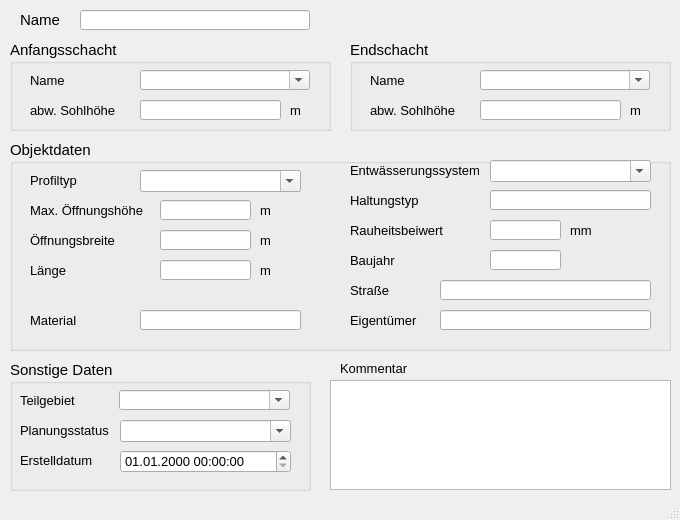
<?xml version="1.0" encoding="UTF-8"?>
<ui version="4.0">
 <class>MainWindow</class>
 <widget class="QMainWindow" name="MainWindow">
  <property name="enabled">
   <bool>true</bool>
  </property>
  <property name="geometry">
   <rect>
    <x>0</x>
    <y>0</y>
    <width>680</width>
    <height>520</height>
   </rect>
  </property>
  <property name="sizePolicy">
   <sizepolicy hsizetype="Preferred" vsizetype="Preferred">
    <horstretch>0</horstretch>
    <verstretch>0</verstretch>
   </sizepolicy>
  </property>
  <property name="minimumSize">
   <size>
    <width>680</width>
    <height>520</height>
   </size>
  </property>
  <property name="maximumSize">
   <size>
    <width>16777215</width>
    <height>16777215</height>
   </size>
  </property>
  <property name="baseSize">
   <size>
    <width>0</width>
    <height>0</height>
   </size>
  </property>
  <property name="font">
   <font>
    <family>Tahoma</family>
    <pointsize>10</pointsize>
   </font>
  </property>
  <property name="windowTitle">
   <string>Grund-/Seitenauslass</string>
  </property>
  <widget class="QWidget" name="centralwidget">
   <widget class="QTextEdit" name="kommentar">
    <property name="geometry">
     <rect>
      <x>330</x>
      <y>380</y>
      <width>341</width>
      <height>110</height>
     </rect>
    </property>
    <property name="font">
     <font>
      <family>Tahoma</family>
      <pointsize>10</pointsize>
     </font>
    </property>
    <property name="toolTip">
     <string>&lt;html&gt;&lt;head/&gt;&lt;body&gt;&lt;p&gt;&lt;span style=&quot; font-family:'Calibri','sans-serif';&quot;&gt;Platz für eigene Kommentare.&lt;/span&gt;&lt;/p&gt;&lt;/body&gt;&lt;/html&gt;</string>
    </property>
    <property name="statusTip">
     <string>Platz für eigene Kommentare.</string>
    </property>
   </widget>
   <widget class="QLabel" name="label_22">
    <property name="geometry">
     <rect>
      <x>340</x>
      <y>360</y>
      <width>81</width>
      <height>16</height>
     </rect>
    </property>
    <property name="font">
     <font>
      <family>Tahoma</family>
      <pointsize>10</pointsize>
     </font>
    </property>
    <property name="text">
     <string>Kommentar</string>
    </property>
   </widget>
   <widget class="QLabel" name="label">
    <property name="geometry">
     <rect>
      <x>20</x>
      <y>10</y>
      <width>40</width>
      <height>20</height>
     </rect>
    </property>
    <property name="font">
     <font>
      <family>Tahoma</family>
      <pointsize>11</pointsize>
     </font>
    </property>
    <property name="text">
     <string>Name</string>
    </property>
   </widget>
   <widget class="QLineEdit" name="haltnam">
    <property name="geometry">
     <rect>
      <x>80</x>
      <y>10</y>
      <width>230</width>
      <height>20</height>
     </rect>
    </property>
    <property name="font">
     <font>
      <family>Tahoma</family>
      <pointsize>11</pointsize>
     </font>
    </property>
    <property name="toolTip">
     <string>&lt;html&gt;&lt;head/&gt;&lt;body&gt;&lt;p&gt;Eindeutige Bezeichnung&lt;/p&gt;&lt;/body&gt;&lt;/html&gt;</string>
    </property>
    <property name="statusTip">
     <string>Eindeutige Bezeichnung</string>
    </property>
   </widget>
   <widget class="QGroupBox" name="groupBox_3">
    <property name="geometry">
     <rect>
      <x>10</x>
      <y>360</y>
      <width>301</width>
      <height>131</height>
     </rect>
    </property>
    <property name="font">
     <font>
      <family>Tahoma</family>
      <pointsize>11</pointsize>
     </font>
    </property>
    <property name="title">
     <string>Sonstige Daten</string>
    </property>
    <widget class="QComboBox" name="teilgebiet">
     <property name="geometry">
      <rect>
       <x>109</x>
       <y>30</y>
       <width>171</width>
       <height>20</height>
      </rect>
     </property>
     <property name="font">
      <font>
       <family>Tahoma</family>
       <pointsize>10</pointsize>
      </font>
     </property>
     <property name="toolTip">
      <string>&lt;html&gt;&lt;head/&gt;&lt;body&gt;&lt;p&gt;zur Zuordnung auf ein selbstständig festgelegtes Teilgebiet&lt;/p&gt;&lt;/body&gt;&lt;/html&gt;</string>
     </property>
     <property name="statusTip">
      <string>zur Zuordnung auf ein selbstständig festgelegtes Teilgebiet</string>
     </property>
     <property name="editable">
      <bool>true</bool>
     </property>
    </widget>
    <widget class="QLabel" name="label_11">
     <property name="geometry">
      <rect>
       <x>10</x>
       <y>30</y>
       <width>71</width>
       <height>20</height>
      </rect>
     </property>
     <property name="font">
      <font>
       <family>Tahoma</family>
       <pointsize>10</pointsize>
      </font>
     </property>
     <property name="text">
      <string>Teilgebiet</string>
     </property>
     <property name="buddy">
      <cstring>simstatus</cstring>
     </property>
    </widget>
    <widget class="QComboBox" name="simstatus">
     <property name="geometry">
      <rect>
       <x>110</x>
       <y>60</y>
       <width>171</width>
       <height>22</height>
      </rect>
     </property>
     <property name="font">
      <font>
       <family>Tahoma</family>
       <pointsize>10</pointsize>
      </font>
     </property>
     <property name="toolTip">
      <string>&lt;html&gt;&lt;head/&gt;&lt;body&gt;&lt;p&gt;&lt;span style=&quot; font-family:'Calibri','sans-serif';&quot;&gt;aktueller Status (z.B. vorhanden, in Planung etc.)&lt;/span&gt;&lt;/p&gt;&lt;/body&gt;&lt;/html&gt;</string>
     </property>
     <property name="statusTip">
      <string>aktueller Status (z.B. vorhanden, in Planung etc.)</string>
     </property>
     <property name="editable">
      <bool>true</bool>
     </property>
    </widget>
    <widget class="QgsDateTimeEdit" name="createdat">
     <property name="geometry">
      <rect>
       <x>110</x>
       <y>90</y>
       <width>171</width>
       <height>23</height>
      </rect>
     </property>
     <property name="font">
      <font>
       <family>Tahoma</family>
       <pointsize>10</pointsize>
      </font>
     </property>
     <property name="currentSection">
      <enum>QDateTimeEdit::DaySection</enum>
     </property>
     <property name="displayFormat">
      <string>dd.MM.yyyy HH:mm:ss</string>
     </property>
    </widget>
    <widget class="QLabel" name="label_10">
     <property name="geometry">
      <rect>
       <x>10</x>
       <y>60</y>
       <width>111</width>
       <height>21</height>
      </rect>
     </property>
     <property name="font">
      <font>
       <family>Tahoma</family>
       <pointsize>10</pointsize>
      </font>
     </property>
     <property name="text">
      <string>Planungsstatus</string>
     </property>
     <property name="buddy">
      <cstring>simstatus</cstring>
     </property>
    </widget>
    <widget class="QLabel" name="label_71">
     <property name="geometry">
      <rect>
       <x>10</x>
       <y>90</y>
       <width>151</width>
       <height>21</height>
      </rect>
     </property>
     <property name="font">
      <font>
       <family>Tahoma</family>
       <pointsize>10</pointsize>
      </font>
     </property>
     <property name="text">
      <string>Erstelldatum</string>
     </property>
    </widget>
   </widget>
   <widget class="QGroupBox" name="groupBox_5">
    <property name="geometry">
     <rect>
      <x>350</x>
      <y>40</y>
      <width>321</width>
      <height>91</height>
     </rect>
    </property>
    <property name="font">
     <font>
      <family>Tahoma</family>
      <pointsize>11</pointsize>
     </font>
    </property>
    <property name="title">
     <string>Endschacht</string>
    </property>
    <widget class="QComboBox" name="schunten">
     <property name="geometry">
      <rect>
       <x>130</x>
       <y>30</y>
       <width>170</width>
       <height>20</height>
      </rect>
     </property>
     <property name="font">
      <font>
       <family>Tahoma</family>
       <pointsize>10</pointsize>
      </font>
     </property>
     <property name="toolTip">
      <string>&lt;html&gt;&lt;head/&gt;&lt;body&gt;&lt;p&gt;Name des unteren Schachts&lt;/p&gt;&lt;/body&gt;&lt;/html&gt;</string>
     </property>
     <property name="statusTip">
      <string>Name des unteren Schachts</string>
     </property>
     <property name="editable">
      <bool>true</bool>
     </property>
    </widget>
    <widget class="QLabel" name="label_9">
     <property name="geometry">
      <rect>
       <x>20</x>
       <y>30</y>
       <width>100</width>
       <height>20</height>
      </rect>
     </property>
     <property name="font">
      <font>
       <family>Tahoma</family>
       <pointsize>10</pointsize>
      </font>
     </property>
     <property name="text">
      <string>Name</string>
     </property>
    </widget>
    <widget class="QLabel" name="label_29">
     <property name="geometry">
      <rect>
       <x>20</x>
       <y>60</y>
       <width>91</width>
       <height>21</height>
      </rect>
     </property>
     <property name="font">
      <font>
       <family>Tahoma</family>
       <pointsize>10</pointsize>
      </font>
     </property>
     <property name="text">
      <string>abw. Sohlhöhe</string>
     </property>
    </widget>
    <widget class="QLineEdit" name="sohleunten">
     <property name="geometry">
      <rect>
       <x>130</x>
       <y>60</y>
       <width>141</width>
       <height>20</height>
      </rect>
     </property>
     <property name="font">
      <font>
       <family>Tahoma</family>
       <pointsize>10</pointsize>
      </font>
     </property>
     <property name="toolTip">
      <string>&lt;html&gt;&lt;head/&gt;&lt;body&gt;&lt;p&gt;von Schachtsohle abweichende Sohlhöhe&lt;/p&gt;&lt;/body&gt;&lt;/html&gt;</string>
     </property>
     <property name="statusTip">
      <string>von Schachtsohle abweichende Sohlhöhe</string>
     </property>
    </widget>
    <widget class="QLabel" name="label_19">
     <property name="geometry">
      <rect>
       <x>280</x>
       <y>60</y>
       <width>21</width>
       <height>21</height>
      </rect>
     </property>
     <property name="font">
      <font>
       <family>Tahoma</family>
       <pointsize>10</pointsize>
      </font>
     </property>
     <property name="text">
      <string>m</string>
     </property>
    </widget>
   </widget>
   <widget class="QGroupBox" name="groupBox_4">
    <property name="geometry">
     <rect>
      <x>10</x>
      <y>40</y>
      <width>321</width>
      <height>91</height>
     </rect>
    </property>
    <property name="font">
     <font>
      <family>Tahoma</family>
      <pointsize>11</pointsize>
     </font>
    </property>
    <property name="title">
     <string>Anfangsschacht</string>
    </property>
    <widget class="QComboBox" name="schoben">
     <property name="geometry">
      <rect>
       <x>130</x>
       <y>30</y>
       <width>170</width>
       <height>20</height>
      </rect>
     </property>
     <property name="font">
      <font>
       <family>Tahoma</family>
       <pointsize>10</pointsize>
      </font>
     </property>
     <property name="toolTip">
      <string>&lt;html&gt;&lt;head/&gt;&lt;body&gt;&lt;p&gt;Name des oberen Schachts&lt;/p&gt;&lt;/body&gt;&lt;/html&gt;</string>
     </property>
     <property name="statusTip">
      <string>Name des oberen Schachts</string>
     </property>
     <property name="editable">
      <bool>true</bool>
     </property>
    </widget>
    <widget class="QLabel" name="label_3">
     <property name="geometry">
      <rect>
       <x>20</x>
       <y>30</y>
       <width>90</width>
       <height>20</height>
      </rect>
     </property>
     <property name="font">
      <font>
       <family>Tahoma</family>
       <pointsize>10</pointsize>
      </font>
     </property>
     <property name="text">
      <string>Name</string>
     </property>
    </widget>
    <widget class="QLabel" name="label_28">
     <property name="geometry">
      <rect>
       <x>20</x>
       <y>60</y>
       <width>101</width>
       <height>21</height>
      </rect>
     </property>
     <property name="font">
      <font>
       <family>Tahoma</family>
       <pointsize>10</pointsize>
      </font>
     </property>
     <property name="text">
      <string>abw. Sohlhöhe</string>
     </property>
    </widget>
    <widget class="QLabel" name="label_18">
     <property name="geometry">
      <rect>
       <x>280</x>
       <y>60</y>
       <width>21</width>
       <height>21</height>
      </rect>
     </property>
     <property name="font">
      <font>
       <family>Tahoma</family>
       <pointsize>10</pointsize>
      </font>
     </property>
     <property name="text">
      <string>m</string>
     </property>
    </widget>
    <widget class="QLineEdit" name="sohleoben">
     <property name="geometry">
      <rect>
       <x>130</x>
       <y>60</y>
       <width>141</width>
       <height>20</height>
      </rect>
     </property>
     <property name="font">
      <font>
       <family>Tahoma</family>
       <pointsize>10</pointsize>
      </font>
     </property>
     <property name="toolTip">
      <string>&lt;html&gt;&lt;head/&gt;&lt;body&gt;&lt;p&gt;von Schachtsohle abweichende Sohlhöhe&lt;/p&gt;&lt;/body&gt;&lt;/html&gt;</string>
     </property>
     <property name="statusTip">
      <string>von Schachtsohle abweichende Sohlhöhe</string>
     </property>
    </widget>
   </widget>
   <widget class="QGroupBox" name="groupBox_6">
    <property name="geometry">
     <rect>
      <x>10</x>
      <y>140</y>
      <width>661</width>
      <height>211</height>
     </rect>
    </property>
    <property name="font">
     <font>
      <family>Tahoma</family>
      <pointsize>11</pointsize>
     </font>
    </property>
    <property name="title">
     <string>Objektdaten</string>
    </property>
    <widget class="QComboBox" name="entwart">
     <property name="geometry">
      <rect>
       <x>480</x>
       <y>20</y>
       <width>161</width>
       <height>22</height>
      </rect>
     </property>
     <property name="font">
      <font>
       <family>Tahoma</family>
       <pointsize>10</pointsize>
      </font>
     </property>
     <property name="toolTip">
      <string>&lt;html&gt;&lt;head/&gt;&lt;body&gt;&lt;p&gt;vorh. Entwässerungssystem (z.B. Mischwasser, Regenwasser etc.)&lt;/p&gt;&lt;/body&gt;&lt;/html&gt;</string>
     </property>
     <property name="statusTip">
      <string>vorh. Entwässerungssystem (z.B. Mischwasser, Regenwasser etc.)</string>
     </property>
     <property name="editable">
      <bool>true</bool>
     </property>
    </widget>
    <widget class="QLabel" name="label_17">
     <property name="geometry">
      <rect>
       <x>250</x>
       <y>60</y>
       <width>31</width>
       <height>21</height>
      </rect>
     </property>
     <property name="font">
      <font>
       <family>Tahoma</family>
       <pointsize>10</pointsize>
      </font>
     </property>
     <property name="text">
      <string>m </string>
     </property>
    </widget>
    <widget class="QLabel" name="label_8">
     <property name="geometry">
      <rect>
       <x>20</x>
       <y>60</y>
       <width>121</width>
       <height>20</height>
      </rect>
     </property>
     <property name="font">
      <font>
       <family>Tahoma</family>
       <pointsize>10</pointsize>
      </font>
     </property>
     <property name="text">
      <string>Max. Öffnungshöhe</string>
     </property>
    </widget>
    <widget class="QLabel" name="label_21">
     <property name="geometry">
      <rect>
       <x>250</x>
       <y>90</y>
       <width>31</width>
       <height>21</height>
      </rect>
     </property>
     <property name="font">
      <font>
       <family>Tahoma</family>
       <pointsize>10</pointsize>
      </font>
     </property>
     <property name="text">
      <string>m </string>
     </property>
    </widget>
    <widget class="QLineEdit" name="hoehe">
     <property name="geometry">
      <rect>
       <x>150</x>
       <y>60</y>
       <width>91</width>
       <height>20</height>
      </rect>
     </property>
     <property name="font">
      <font>
       <family>Tahoma</family>
       <pointsize>10</pointsize>
      </font>
     </property>
     <property name="toolTip">
      <string>&lt;html&gt;&lt;head/&gt;&lt;body&gt;&lt;p&gt;maximale Hubhöhe, d.h. höchste Schieberstellung&lt;/p&gt;&lt;/body&gt;&lt;/html&gt;</string>
     </property>
     <property name="statusTip">
      <string>maximale Hubhöhe, d.h. höchste Schieberstellung</string>
     </property>
    </widget>
    <widget class="QLabel" name="label_13">
     <property name="geometry">
      <rect>
       <x>20</x>
       <y>90</y>
       <width>121</width>
       <height>20</height>
      </rect>
     </property>
     <property name="font">
      <font>
       <family>Tahoma</family>
       <pointsize>10</pointsize>
      </font>
     </property>
     <property name="text">
      <string>Öffnungsbreite</string>
     </property>
    </widget>
    <widget class="QLineEdit" name="breite">
     <property name="geometry">
      <rect>
       <x>150</x>
       <y>90</y>
       <width>91</width>
       <height>20</height>
      </rect>
     </property>
     <property name="font">
      <font>
       <family>Tahoma</family>
       <pointsize>10</pointsize>
      </font>
     </property>
     <property name="toolTip">
      <string>&lt;html&gt;&lt;head/&gt;&lt;body&gt;&lt;p&gt;Bedeutung hängt vom Profiltyp ab&lt;/p&gt;&lt;/body&gt;&lt;/html&gt;</string>
     </property>
     <property name="statusTip">
      <string>Bedeutung hängt vom Profiltyp ab</string>
     </property>
    </widget>
    <widget class="QLabel" name="label_52">
     <property name="geometry">
      <rect>
       <x>340</x>
       <y>20</y>
       <width>140</width>
       <height>20</height>
      </rect>
     </property>
     <property name="font">
      <font>
       <family>Tahoma</family>
       <pointsize>10</pointsize>
      </font>
     </property>
     <property name="text">
      <string>Entwässerungssystem</string>
     </property>
    </widget>
    <widget class="QLabel" name="label_54">
     <property name="geometry">
      <rect>
       <x>20</x>
       <y>30</y>
       <width>91</width>
       <height>21</height>
      </rect>
     </property>
     <property name="font">
      <font>
       <family>Tahoma</family>
       <pointsize>10</pointsize>
      </font>
     </property>
     <property name="text">
      <string>Profiltyp</string>
     </property>
    </widget>
    <widget class="QComboBox" name="profilnam">
     <property name="geometry">
      <rect>
       <x>130</x>
       <y>30</y>
       <width>161</width>
       <height>22</height>
      </rect>
     </property>
     <property name="font">
      <font>
       <family>Tahoma</family>
       <pointsize>10</pointsize>
      </font>
     </property>
     <property name="toolTip">
      <string>&lt;html&gt;&lt;head/&gt;&lt;body&gt;&lt;p&gt;Profil der Haltung gem. HE&lt;/p&gt;&lt;/body&gt;&lt;/html&gt;</string>
     </property>
     <property name="statusTip">
      <string>Profil der Haltung gem. HE</string>
     </property>
     <property name="editable">
      <bool>true</bool>
     </property>
    </widget>
    <widget class="QLabel" name="label_23">
     <property name="geometry">
      <rect>
       <x>20</x>
       <y>120</y>
       <width>151</width>
       <height>21</height>
      </rect>
     </property>
     <property name="font">
      <font>
       <family>Tahoma</family>
       <pointsize>10</pointsize>
      </font>
     </property>
     <property name="text">
      <string>Länge</string>
     </property>
    </widget>
    <widget class="QLabel" name="label_24">
     <property name="geometry">
      <rect>
       <x>250</x>
       <y>120</y>
       <width>31</width>
       <height>21</height>
      </rect>
     </property>
     <property name="font">
      <font>
       <family>Tahoma</family>
       <pointsize>10</pointsize>
      </font>
     </property>
     <property name="text">
      <string>m </string>
     </property>
    </widget>
    <widget class="QLineEdit" name="laenge">
     <property name="geometry">
      <rect>
       <x>150</x>
       <y>120</y>
       <width>91</width>
       <height>20</height>
      </rect>
     </property>
     <property name="font">
      <font>
       <family>Tahoma</family>
       <pointsize>10</pointsize>
      </font>
     </property>
     <property name="toolTip">
      <string/>
     </property>
     <property name="statusTip">
      <string/>
     </property>
    </widget>
    <widget class="QLineEdit" name="baujahr">
     <property name="geometry">
      <rect>
       <x>480</x>
       <y>110</y>
       <width>71</width>
       <height>20</height>
      </rect>
     </property>
     <property name="toolTip">
      <string>&lt;html&gt;&lt;head/&gt;&lt;body&gt;&lt;p&gt;Baujahr&lt;/p&gt;&lt;/body&gt;&lt;/html&gt;</string>
     </property>
     <property name="statusTip">
      <string>Baujahr</string>
     </property>
    </widget>
    <widget class="QLineEdit" name="ks">
     <property name="geometry">
      <rect>
       <x>480</x>
       <y>80</y>
       <width>71</width>
       <height>20</height>
      </rect>
     </property>
     <property name="font">
      <font>
       <family>Tahoma</family>
       <pointsize>10</pointsize>
      </font>
     </property>
     <property name="toolTip">
      <string>&lt;html&gt;&lt;head/&gt;&lt;body&gt;&lt;p&gt;Absolute Rauheit gemäß Prandtl-Colebrook&lt;/p&gt;&lt;/body&gt;&lt;/html&gt;</string>
     </property>
     <property name="statusTip">
      <string>Absolute Rauheit gemäß Prandtl-Colebrook</string>
     </property>
    </widget>
    <widget class="QLabel" name="label_15">
     <property name="geometry">
      <rect>
       <x>340</x>
       <y>50</y>
       <width>101</width>
       <height>21</height>
      </rect>
     </property>
     <property name="font">
      <font>
       <family>Tahoma</family>
       <pointsize>10</pointsize>
      </font>
     </property>
     <property name="text">
      <string>Haltungstyp</string>
     </property>
    </widget>
    <widget class="QLabel" name="label_66">
     <property name="geometry">
      <rect>
       <x>340</x>
       <y>140</y>
       <width>100</width>
       <height>20</height>
      </rect>
     </property>
     <property name="font">
      <font>
       <family>Tahoma</family>
       <pointsize>10</pointsize>
      </font>
     </property>
     <property name="text">
      <string>Straße</string>
     </property>
    </widget>
    <widget class="QLabel" name="label_12">
     <property name="geometry">
      <rect>
       <x>340</x>
       <y>110</y>
       <width>101</width>
       <height>21</height>
      </rect>
     </property>
     <property name="font">
      <font>
       <family>Tahoma</family>
       <pointsize>10</pointsize>
      </font>
     </property>
     <property name="text">
      <string>Baujahr</string>
     </property>
    </widget>
    <widget class="QLineEdit" name="eigentum">
     <property name="geometry">
      <rect>
       <x>430</x>
       <y>170</y>
       <width>211</width>
       <height>20</height>
      </rect>
     </property>
     <property name="toolTip">
      <string>&lt;html&gt;&lt;head/&gt;&lt;body&gt;&lt;p&gt;Eigentümer&lt;/p&gt;&lt;/body&gt;&lt;/html&gt;</string>
     </property>
     <property name="statusTip">
      <string>Eigentümer</string>
     </property>
    </widget>
    <widget class="QLabel" name="label_61">
     <property name="geometry">
      <rect>
       <x>340</x>
       <y>80</y>
       <width>101</width>
       <height>21</height>
      </rect>
     </property>
     <property name="font">
      <font>
       <family>Tahoma</family>
       <pointsize>10</pointsize>
      </font>
     </property>
     <property name="text">
      <string>Rauheitsbeiwert</string>
     </property>
    </widget>
    <widget class="QLabel" name="label_65">
     <property name="geometry">
      <rect>
       <x>340</x>
       <y>170</y>
       <width>100</width>
       <height>20</height>
      </rect>
     </property>
     <property name="font">
      <font>
       <family>Tahoma</family>
       <pointsize>10</pointsize>
      </font>
     </property>
     <property name="text">
      <string>Eigentümer</string>
     </property>
    </widget>
    <widget class="QLineEdit" name="haltungstyp">
     <property name="geometry">
      <rect>
       <x>480</x>
       <y>50</y>
       <width>161</width>
       <height>20</height>
      </rect>
     </property>
    </widget>
    <widget class="QLineEdit" name="strasse">
     <property name="geometry">
      <rect>
       <x>430</x>
       <y>140</y>
       <width>211</width>
       <height>20</height>
      </rect>
     </property>
     <property name="toolTip">
      <string>&lt;html&gt;&lt;head/&gt;&lt;body&gt;&lt;p&gt;Straßenname&lt;/p&gt;&lt;/body&gt;&lt;/html&gt;</string>
     </property>
     <property name="statusTip">
      <string>Straßenname</string>
     </property>
    </widget>
    <widget class="QLabel" name="label_25">
     <property name="geometry">
      <rect>
       <x>20</x>
       <y>170</y>
       <width>101</width>
       <height>21</height>
      </rect>
     </property>
     <property name="font">
      <font>
       <family>Tahoma</family>
       <pointsize>10</pointsize>
      </font>
     </property>
     <property name="text">
      <string>Material</string>
     </property>
    </widget>
    <widget class="QLineEdit" name="material">
     <property name="geometry">
      <rect>
       <x>130</x>
       <y>170</y>
       <width>161</width>
       <height>20</height>
      </rect>
     </property>
     <property name="toolTip">
      <string>&lt;html&gt;&lt;head/&gt;&lt;body&gt;&lt;p&gt;Material&lt;/p&gt;&lt;/body&gt;&lt;/html&gt;</string>
     </property>
     <property name="statusTip">
      <string>Material</string>
     </property>
    </widget>
    <widget class="QLabel" name="label_70">
     <property name="geometry">
      <rect>
       <x>560</x>
       <y>80</y>
       <width>46</width>
       <height>21</height>
      </rect>
     </property>
     <property name="font">
      <font>
       <family>Tahoma</family>
       <pointsize>10</pointsize>
      </font>
     </property>
     <property name="text">
      <string>mm</string>
     </property>
    </widget>
   </widget>
  </widget>
  <widget class="QMenuBar" name="menubar">
   <property name="geometry">
    <rect>
     <x>0</x>
     <y>0</y>
     <width>680</width>
     <height>22</height>
    </rect>
   </property>
  </widget>
  <widget class="QStatusBar" name="statusbar"/>
 </widget>
 <customwidgets>
  <customwidget>
   <class>QgsDateTimeEdit</class>
   <extends>QDateTimeEdit</extends>
   <header>qgsdatetimeedit.h</header>
  </customwidget>
 </customwidgets>
 <tabstops>
  <tabstop>haltnam</tabstop>
  <tabstop>teilgebiet</tabstop>
  <tabstop>simstatus</tabstop>
  <tabstop>createdat</tabstop>
  <tabstop>kommentar</tabstop>
 </tabstops>
 <resources/>
 <connections/>
</ui>
